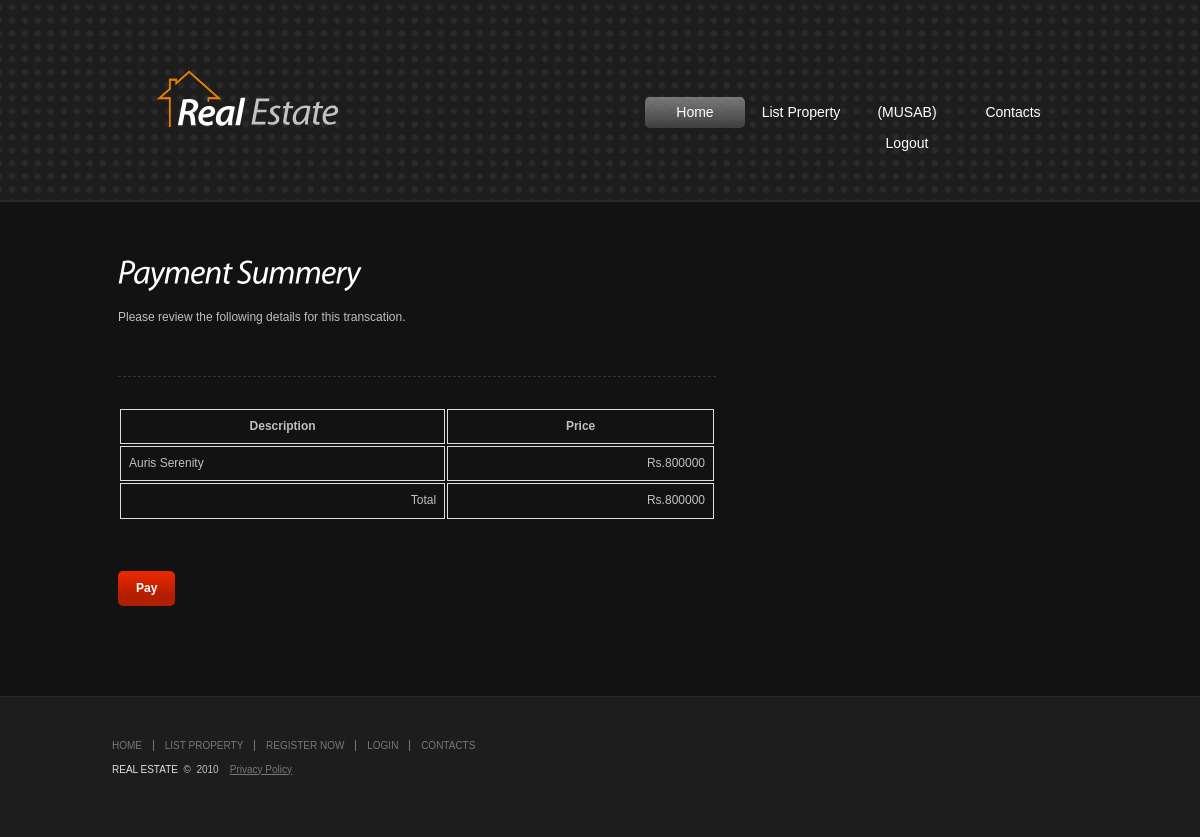
The app's page /payment.php?Pname=Auris Serenity (signed in) with its own data.
### tables this page shows
CREATE TABLE IF NOT EXISTS `reg` (
  `id` int(11) NOT NULL AUTO_INCREMENT,
  `typee` varchar(255) DEFAULT NULL,
  `firstname` varchar(255) DEFAULT NULL,
  `email` varchar(255) DEFAULT NULL,
  `password` varchar(255) DEFAULT NULL,
  `city` varchar(255) DEFAULT NULL,
  `mobile` int(11) DEFAULT NULL,
  PRIMARY KEY (`id`)
);

CREATE TABLE IF NOT EXISTS `view` (
  `id` int(255) NOT NULL AUTO_INCREMENT,
  `pname` varchar(255) NOT NULL,
  `pcity` varchar(255) NOT NULL,
  `pimg` varchar(255) NOT NULL,
  `pprice` int(255) NOT NULL,
  `area` int(255) NOT NULL,
  `pbedroom` varchar(255) NOT NULL,
  `pdesc` varchar(255) NOT NULL,
  `poverview` varchar(255) NOT NULL,
  PRIMARY KEY (`id`)
);

### payment.php (the view, shortened to what this page needs)
<!DOCTYPE html>
<html lang="en">
<head>
	<link rel="stylesheet" href="css/reset.css" type="text/css" media="all">
	<link rel="stylesheet" href="css/grid.css" type="text/css" media="all">
	<link rel="stylesheet" href="css/style.css" type="text/css" media="all">
</head>
<body>
<?php
			include('header1.php');
			?>
	<section id="content">
		<div class="container_16">
			<div class="clearfix">
				<section id="mainContent" class="grid_10">
				 <?php
	if(isset($_GET['Pname'])){
        $name = $_GET['Pname'];
    }
    $result = mysql_query('Select * From view Where pname="'.$name.'"');
    $row = mysql_fetch_array($result);
       ?>
        <article>
        <h2>Payment Summery</h2>
        <p>Please review the following details for this transcation.</p>
			</article>
			<table class="table">
			<form method="post" action="pay.php" onSubmit="return formValidationn()" name="myform" >
			<tr>
			<th>Description</th>
			<th>Price</th>
			</tr>
			<tr>
			<td><?php echo $row['pname'] ?></td>
			<td style="text-align: right;"> Rs.<?php echo $row['pprice'] ?> </td>
			</tr>
			<tr>
			<td style="text-align: right;">Total</td>
			<td style="text-align: right;"> Rs.<?php echo $row['pprice'] ?> </td>
			</tr>
			</table>
			<?php
					$studentid = $_SESSION['s_id'];
				$host="localhost";
				$user="root";
				$pass="root";
				$con = mysql_connect("$host","$user","$pass");
				$sql = "SELECT * from reg where id='{$studentid}'";
				$result = mysql_query($sql,$con);
				$row=mysql_fetch_array($result);
				$uname = $row['firstname'];
				$sql1 = "SELECT * from creditcard where uname = '$uname'" ;
				$result1 = mysql_query($sql1,$con);
				$count = mysql_num_rows($result1);
				if($count==1)
 					{
 					?>
				<div id="container_ff"></div>
				<a href="cong.php" class="button"> Pay </a>
			<?php
			}
			?>
				</section>
		</div>
		</div>
	</section>
	<?php
			include('footer.php');
			?>
</body>
</html>

### header1.php (shortened to what this page needs)
<?php
					$studentid = $_SESSION['s_id'];
				$host="localhost";
				$user="root";
				$pass="root";
				$con = mysql_connect("$host","$user","$pass");
				$sql = "SELECT * from reg where id='{$studentid}'";
				$result = mysql_query($sql,$con);
				$row=mysql_fetch_array($result);
				$uname = $row['firstname'];
				?>
<header class="header1">
		<div class="container_16">
			<div class="logo">
				<h1><a href="index.php"><strong>Real</strong> Estate</a></h1>
			</div>
			<nav>
				<ul>
					<li><a href="index.php" class="current">Home</a></li>
					<li><a href="list.php">List Property</a></li>
						<?php
						if(!isset($_SESSION['s_id'])) {
						?>
					 <li><a href='reg.php'>Register Now</a></li>
					 <li><a href='login.php'>Login</a></li>
					 <?php
					 }
					 else {
					 	?>
					 <li><a href='logout.php'>(<?php echo strtoupper($uname);?>) Logout</a></li>
					 <?php
					 }
					 ?>
					<li><a href="contact.php">Contacts</a></li>
				</ul>
			</nav>
		</div>
	</header>

### css/grid.css (style rules this page uses)
.container_16 { margin-left: auto; margin-right: auto; width: 976px; }
.grid_1, .grid_2, .grid_3, .grid_4, .grid_5, .grid_6, .grid_7, .grid_8, .grid_9, .grid_10, .grid_11, .grid_12, .grid_13, .grid_14, .grid_15, .grid_16 { display:inline; float: left; position: relative; margin-left: 6px; margin-right: 6px; }
.container_16 .grid_10 { width:598px; }
.clearfix:after { clear: both; content: ' '; display: block; font-size: 0; line-height: 0; visibility: hidden; width: 0; height: 0; }
.clearfix { display: inline-block; }
.clearfix { display: block; }

### css/style.css (style rules this page uses)
article, aside, audio, canvas, command, datalist, details, embed, figcaption, figure, footer, header, hgroup, keygen, meter, nav, output, progress, section, source, video { display:block }
body { background:#1d1d1d;font-family:Arial, Helvetica, sans-serif;font-size:100%;line-height:1.125em;color:#c0c0c0 }
html { min-width:980px }
html, body { height:100% }
.container_16 { font-size:.75em;position:relative }
header { height:625px;overflow:hidden;border-bottom:2px solid #2a2a2a;background:url(../images/header-pattern.gif) 50% 0 #1d1d1d }
.header1 { height:200px;overflow:hidden;border-bottom:2px solid #2a2a2a;background:url(../images/header-pattern.gif) 50% 0 #1d1d1d }
#content { padding:37px 0 90px 0;background:#121212 }
#mainContent { padding:13px 0 0 0 }
p { margin-bottom:18px }
a { color:#c0c0c0;outline:none }
h1 { font-size:22px;color:#fff;line-height:1.2em;font-style:italic;font-weight:normal;letter-spacing:-1px;margin-bottom:.5em }
h2 { font-size:33px;color:#fff;line-height:1.2em;font-style:italic;font-weight:normal;letter-spacing:-1px;margin-bottom:.5em }
.button { display:inline-block;position:relative;border-radius:5px;-moz-border-radius:5px;-webkit-border-radius:5px;background-color:#d42400;background:-webkit-gradient(linear, 0 0, 0 70%, from(#ed2800), to(#b21e00));background:-moz-linear-gradient(#ed2800, #b21e00 70%);background:linear-gradient(#ed2800, #b21e00 70%);-pie-background:linear-gradient(#ed2800, #b21e00 70%);behavior:url(js/PIE.htc);padding:0 18px 0 18px;line-height:35px;color:#fff;font-weight:bold;text-decoration:none;-webkit-transition-duration:0.5s }
header .logo { position:absolute;left:45px;top:70px;background:url(../images/logo.png) no-repeat 0 0;padding:20px 0 0 20px }
header .logo h1 { font-size:38px;line-height:1.2em;color:#c3c3c3;font-weight:normal;font-style:italic;letter-spacing:-1px }
header .logo h1 a { color:#c3c3c3;text-decoration:none }
header .logo h1 a strong { color:#fff }
header nav { position:absolute;right:25px;top:97px }
header nav ul li { float:left;padding-left:6px }
header nav ul li a { float:left;color:#fff;text-decoration:none;width:100px;text-align:center;line-height:31px;font-size:14px }
header nav ul li a:hover, header nav ul li a.current { background:url(../images/nav-bg.gif) 0 0 repeat-x;border-radius:5px;-moz-border-radius:5px;-webkit-border-radius:5px }
#mainContent article { padding:0 0 32px 0;margin-bottom:30px;border-bottom:1px dashed #323232 }
#container_ff { float:left; width: 558px; padding: 15px; }
.table { width: 100%; max-width: 100%; margin-bottom: 20px; }
.table > thead > tr > th, .table > tbody > tr > th, .table > tfoot > tr > th, .table > thead > tr > td, .table > tbody > tr > td, .table > tfoot > tr > td { padding: 8px; line-height: 1.42857143; vertical-align: top; border: 1px solid #ddd; }
.table1, th, td { border: tan; }

### records on screen
reg: firstname "MUSAB"
view: pname "Auris Serenity", pprice "800000"
